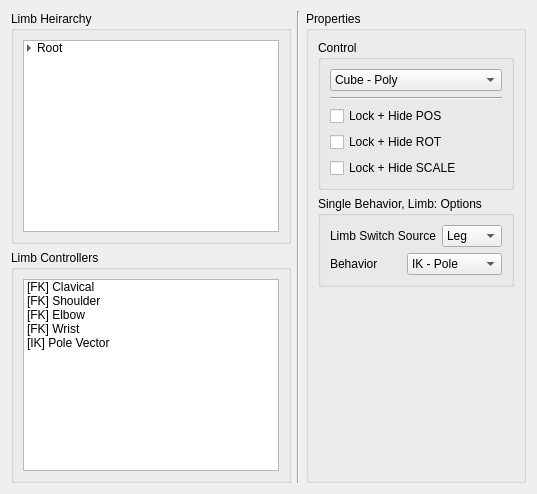
                <widget class="QWidget" name="tab_13">
                 <attribute name="title">
                  <string>Appearance</string>
                 </attribute>
                 <layout class="QHBoxLayout" name="horizontalLayout_95">
                  <item>
                   <layout class="QHBoxLayout" name="horizontalLayout_96">
                    <item>
                     <layout class="QVBoxLayout" name="verticalLayout_98">
                      <item>
                       <widget class="QGroupBox" name="groupBox_53">
                        <property name="title">
                         <string>Limb Heirarchy</string>
                        </property>
                        <layout class="QHBoxLayout" name="horizontalLayout_97">
                         <item>
                          <layout class="QVBoxLayout" name="verticalLayout_99">
                           <item>
                            <widget class="QTreeWidget" name="treeWidget_11">
                             <property name="autoScrollMargin">
                              <number>16</number>
                             </property>
                             <property name="alternatingRowColors">
                              <bool>true</bool>
                             </property>
                             <property name="selectionMode">
                              <enum>QAbstractItemView::MultiSelection</enum>
                             </property>
                             <property name="autoExpandDelay">
                              <number>-1</number>
                             </property>
                             <property name="indentation">
                              <number>10</number>
                             </property>
                             <property name="headerHidden">
                              <bool>true</bool>
                             </property>
                             <column>
                              <property name="text">
                               <string notr="true">1</string>
                              </property>
                             </column>
                             <item>
                              <property name="text">
                               <string>Root</string>
                              </property>
                              <item>
                               <property name="text">
                                <string>Spine</string>
                               </property>
                               <item>
                                <property name="text">
                                 <string>Arm (M)</string>
                                </property>
                                <item>
                                 <property name="text">
                                  <string>Hand</string>
                                 </property>
                                </item>
                               </item>
                               <item>
                                <property name="text">
                                 <string>Head</string>
                                </property>
                               </item>
                               <item>
                                <property name="text">
                                 <string>Leg (M)</string>
                                </property>
                               </item>
                               <item>
                                <property name="text">
                                 <string>Tail</string>
                                </property>
                               </item>
                              </item>
                             </item>
                            </widget>
                           </item>
                          </layout>
                         </item>
                        </layout>
                       </widget>
                      </item>
                      <item>
                       <widget class="QGroupBox" name="groupBox_54">
                        <property name="title">
                         <string>Limb Controllers</string>
                        </property>
                        <layout class="QVBoxLayout" name="verticalLayout_100">
                         <item>
                          <layout class="QVBoxLayout" name="verticalLayout_101">
                           <item>
                            <widget class="QListWidget" name="listWidget_16">
                             <item>
                              <property name="text">
                               <string>[FK] Clavical</string>
                              </property>
                             </item>
                             <item>
                              <property name="text">
                               <string>[FK] Shoulder</string>
                              </property>
                             </item>
                             <item>
                              <property name="text">
                               <string>[FK] Elbow</string>
                              </property>
                             </item>
                             <item>
                              <property name="text">
                               <string>[FK] Wrist</string>
                              </property>
                             </item>
                             <item>
                              <property name="text">
                               <string>[IK] Pole Vector</string>
                              </property>
                             </item>
                            </widget>
                           </item>
                          </layout>
                         </item>
                        </layout>
                       </widget>
                      </item>
                     </layout>
                    </item>
                    <item>
                     <widget class="Line" name="line_6">
                      <property name="orientation">
                       <enum>Qt::Vertical</enum>
                      </property>
                     </widget>
                    </item>
                    <item>
                     <layout class="QVBoxLayout" name="verticalLayout_102">
                      <item>
                       <widget class="QGroupBox" name="groupBox_22">
                        <property name="sizePolicy">
                         <sizepolicy hsizetype="Expanding" vsizetype="Preferred">
                          <horstretch>0</horstretch>
                          <verstretch>0</verstretch>
                         </sizepolicy>
                        </property>
                        <property name="title">
                         <string>Properties</string>
                        </property>
                        <layout class="QHBoxLayout" name="horizontalLayout_98">
                         <item>
                          <layout class="QVBoxLayout" name="verticalLayout_103">
                           <item>
                            <widget class="QGroupBox" name="groupBox_55">
                             <property name="title">
                              <string>Control</string>
                             </property>
                             <layout class="QHBoxLayout" name="horizontalLayout_99">
                              <item>
                               <layout class="QVBoxLayout" name="verticalLayout_104">
                                <item>
                                 <widget class="QComboBox" name="comboBox_27">
                                  <item>
                                   <property name="text">
                                    <string>Cube - Poly</string>
                                   </property>
                                  </item>
                                  <item>
                                   <property name="text">
                                    <string>Cube - Wire</string>
                                   </property>
                                  </item>
                                  <item>
                                   <property name="text">
                                    <string>Sphere - Poly</string>
                                   </property>
                                  </item>
                                  <item>
                                   <property name="text">
                                    <string>Sphere - Wire</string>
                                   </property>
                                  </item>
                                  <item>
                                   <property name="text">
                                    <string>Circle - Wire</string>
                                   </property>
                                  </item>
                                  <item>
                                   <property name="text">
                                    <string>Arrow - Wire</string>
                                   </property>
                                  </item>
                                 </widget>
                                </item>
                                <item>
                                 <widget class="Line" name="line_25">
                                  <property name="orientation">
                                   <enum>Qt::Horizontal</enum>
                                  </property>
                                 </widget>
                                </item>
                                <item>
                                 <widget class="QCheckBox" name="checkBox_13">
                                  <property name="text">
                                   <string>Lock + Hide POS</string>
                                  </property>
                                 </widget>
                                </item>
                                <item>
                                 <widget class="QCheckBox" name="checkBox_14">
                                  <property name="text">
                                   <string>Lock + Hide ROT</string>
                                  </property>
                                 </widget>
                                </item>
                                <item>
                                 <widget class="QCheckBox" name="checkBox_15">
                                  <property name="text">
                                   <string>Lock + Hide SCALE</string>
                                  </property>
                                 </widget>
                                </item>
                               </layout>
                              </item>
                             </layout>
                            </widget>
                           </item>
                           <item>
                            <widget class="QGroupBox" name="groupBox_2">
                             <property name="title">
                              <string>Single Behavior, Limb: Options</string>
                             </property>
                             <layout class="QVBoxLayout" name="verticalLayout_5">
                              <item>
                               <layout class="QVBoxLayout" name="verticalLayout_7">
                                <item>
                                 <layout class="QHBoxLayout" name="horizontalLayout_3">
                                  <item>
                                   <widget class="QLabel" name="label_2">
                                    <property name="text">
                                     <string>Limb Switch Source</string>
                                    </property>
                                   </widget>
                                  </item>
                                  <item>
                                   <widget class="QComboBox" name="comboBox_2">
                                    <property name="currentIndex">
                                     <number>2</number>
                                    </property>
                                    <item>
                                     <property name="text">
                                      <string>None</string>
                                     </property>
                                    </item>
                                    <item>
                                     <property name="text">
                                      <string>Arm</string>
                                     </property>
                                    </item>
                                    <item>
                                     <property name="text">
                                      <string>Leg</string>
                                     </property>
                                    </item>
                                    <item>
                                     <property name="text">
                                      <string>Foot</string>
                                     </property>
                                    </item>
                                   </widget>
                                  </item>
                                 </layout>
                                </item>
                                <item>
                                 <layout class="QHBoxLayout" name="horizontalLayout">
                                  <item>
                                   <widget class="QLabel" name="label">
                                    <property name="text">
                                     <string>Behavior</string>
                                    </property>
                                   </widget>
                                  </item>
                                  <item>
                                   <widget class="QComboBox" name="comboBox">
                                    <item>
                                     <property name="text">
                                      <string>IK - Pole</string>
                                     </property>
                                    </item>
                                    <item>
                                     <property name="text">
                                      <string>IK - Rotation</string>
                                     </property>
                                    </item>
                                    <item>
                                     <property name="text">
                                      <string>FK</string>
                                     </property>
                                    </item>
                                    <item>
                                     <property name="text">
                                      <string>Constraint</string>
                                     </property>
                                    </item>
                                   </widget>
                                  </item>
                                 </layout>
                                </item>
                               </layout>
                              </item>
                             </layout>
                            </widget>
                           </item>
                           <item>
                            <spacer name="verticalSpacer_9">
                             <property name="orientation">
                              <enum>Qt::Vertical</enum>
                             </property>
                             <property name="sizeHint" stdset="0">
                              <size>
                               <width>20</width>
                               <height>40</height>
                              </size>
                             </property>
                            </spacer>
                           </item>
                          </layout>
                         </item>
                        </layout>
                       </widget>
                      </item>
                     </layout>
                    </item>
                   </layout>
                  </item>
                 </layout>
                </widget>
